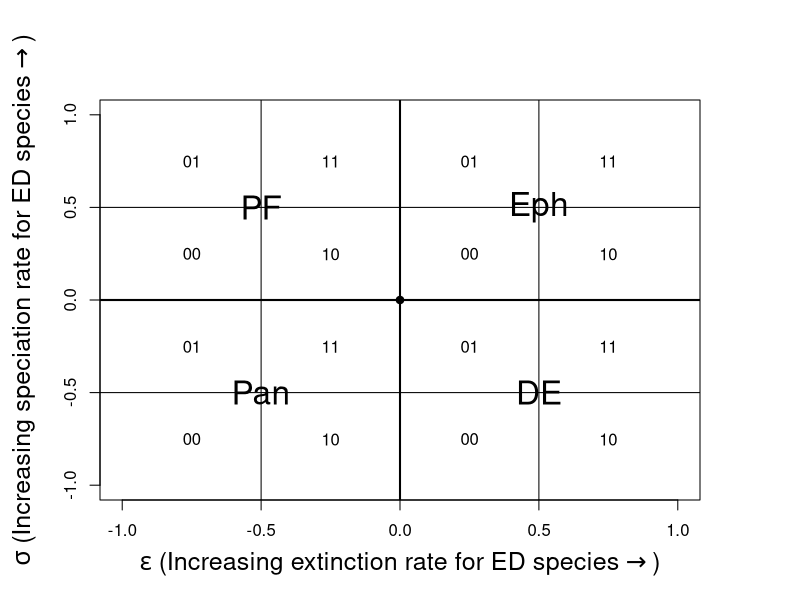
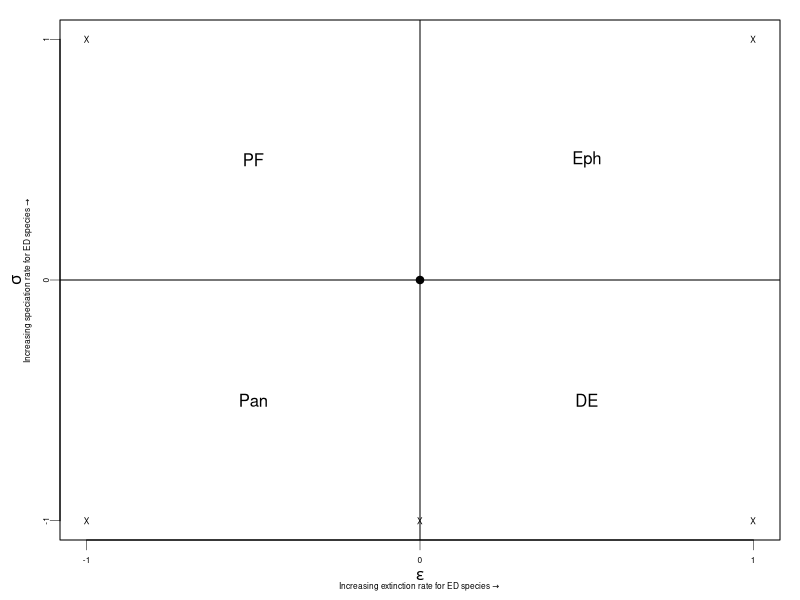

R code for these plots, in order:
# 16/04/2015
# Parameter space of sig-eps

# QUADRANTS
# empty plot
xlab1 <- expression(epsilon)
xlab2 <- expression(paste('Increasing extinction rate for ED species') %->% '')
ylab1 <- expression(sigma)
ylab2 <- expression(paste('Increasing speciation rate for ED species') %->% '')
tiff("~/Desktop/figure.tiff", width=9, height=9, units="cm",
     res=1200)
par (mar=(c(2, 2, 0, 0) + 1), mgp=c(3, 0.35, 0))
plot (x=0, y=0, pch=19, xlim=c(-1,1),
      ylim=c(-1,1), yaxt="n", xaxt="n", xlab="", ylab="")
# plot labels at different positions
abline (v=0)
abline (h=0)
sig <- c (-0.5, -0.5, 0.5, 0.5)
eps <- c (-0.5, 0.5, -0.5, 0.5)
labels <- c ('Pan', 'PF', 'DE', 'Eph')
text (sig, eps, labels=labels, cex=1)
sig <- c (-1, -1, 1, 1, -1)
eps <- c (-1, 1, -1, 1, 0)
points (eps, sig, pch='X', cex = 0.5)
axis(1, at=c(-1.0, 0, 1.0), cex=0.25, cex.axis=0.5, lwd.ticks=0.5)
axis(2, at=c(-1.0, 0, 1.0), cex=0.25, cex.axis=0.5, lwd.ticks=0.5)
mtext(xlab1, side=1, line=1.2, cex=1)
mtext(xlab2, side=1, line=1.75, cex=0.5)
mtext(ylab1, side=2, line=1.75, cex=1)
mtext(ylab2, side=2, line=1.2, cex=0.5)
dev.off()

# DECSEXTANTS
# empty plot
par (mar=(c(4, 4, 4, 4) + 1))
xlab <- expression (paste (epsilon, ' (Increasing extinction rate for ED species') %->% ')')
ylab <- expression (paste (sigma, ' (Increasing speciation rate for ED species') %->% ')')
plot (x=0, y=0, pch=19, xlab=xlab, ylab=ylab, xlim=c(-1,1),
      ylim=c(-1,1), cex.lab=1.5)
# plot labels at different positions
abline (v=0, lwd=2)
abline (v=0.5)
abline (v=-0.5)
abline (h=0, lwd=2)
abline (h=0.5)
abline (h=-0.5)
# Pan section
sig <- c (-0.75, -0.75, -0.25, -0.25)
eps <- c (-0.75, -0.25, -0.75, -0.25)
labels <- c ('00', '01', '10', '11')
text (sig, eps, labels=labels, cex=1)
text (-0.5, -0.5, labels='Pan', cex=2)
# PF
sig <- c (-0.75, -0.75, -0.25, -0.25)
eps <- c (0.75, 0.25, 0.75, 0.25)
labels <- c ('01', '00', '11', '10')
text (sig, eps, labels=labels, cex=1)
text (-0.5, 0.5, labels='PF', cex=2)
# DE
sig <- c (0.75, 0.75, 0.25, 0.25)
eps <- c (-0.75, -0.25, -0.75, -0.25)
labels <- c ('10', '11', '00', '01')
text (sig, eps, labels=labels, cex=1)
text (0.5, -0.5, labels='DE', cex=2)
# Eph
sig <- c (0.75, 0.75, 0.25, 0.25)
eps <- c (0.75, 0.25, 0.75, 0.25)
labels <- c ('11', '10', '01', '00')
text (sig, eps, labels=labels, cex=1)
text (0.5, 0.5, labels='Eph', cex=2, bg='white')